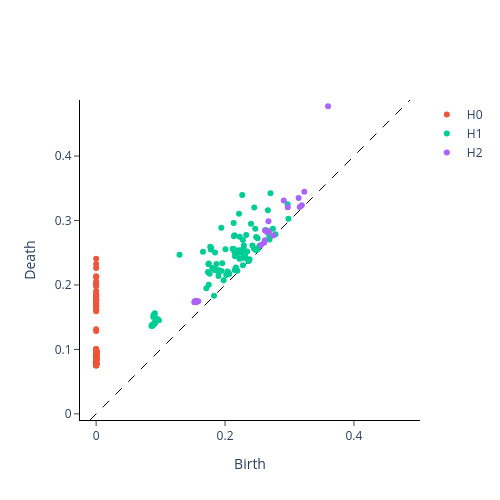

The cell this chart's notebook holds for it:
### Markdown cell above
## Plotting the persistence diagram.

Birth is which radius the feature appears, death is when it dissapears by merging with nearby features.

### Code cell
# protein persistence diagram
plot_diagram(diagrams_basic[0])
